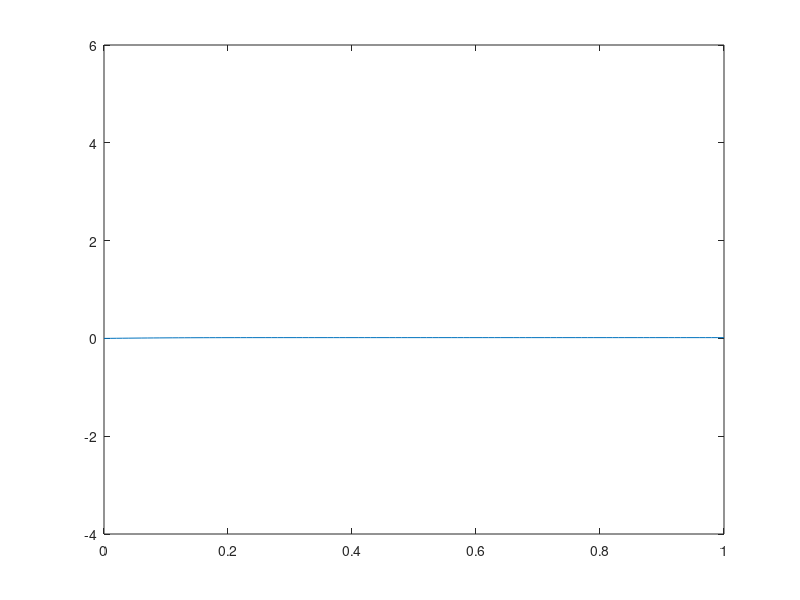

Here is the MATLAB script that generated this plot:
r = 0.01;
N = 100;
L = 1;
E = 1;
rho = 1;
w = 10;
I = (pi*r^4)/4;
beta = 0.1;
alpha = 0.7;
delta_x = L/N;
X = linspace(0,L,N+1);
T = input("Total time: ");
l = input("Lambda :");
delta_t =0.01;
U_not = 1;
t = 0;
U = zeros(N+1,(T/delta_t)+1);
U_dot = zeros(N+1,(T/delta_t)+1);
U_dotdot = zeros(N+1,(T/delta_t)+1);
for i = 1:N+1
U(i,1) = (l-1)*X(i);
end
U_dot(:,1) = 0;
A = zeros(N+1,N+1);
B = zeros(N+1,1);
for i = 2:N
   U_dotdot(i,1) = E*(U(i+1,1)+U(i-1,1)-2*U(i,1))/((delta_x^2)*rho);
end
for t = 1:T/delta_t
  B(1) = 0;
  B(N+1) = 0;
  A(N+1,N+1) = 3/(2*delta_x);
  A(N+1,N) = -4/(2*delta_x);
  A(N+1,N-1) = 1/(2*delta_x);
  A(1,1) = 1;
  for j = 2:N
    B(j) = (rho/(2*beta))*((2/delta_t^2)*(U(j,t)+U_dot(j,t)*delta_t)+(1-2*beta)*U_dotdot(j,t));
    A(j,[j-1:j+1]) = [E/delta_x^2 -((2*E/delta_x^2)+(rho/(beta*delta_t^2))) E/delta_x^2];
  endfor
  U(:,t+1) = -A\(B);
  for i = 2:N
    U_dotdot(i,t+1) = (1/(2*beta))*((2*(U(i,t+1)-U(i,t)-U_dot(i,t)*delta_t)/delta_t^2)-(1-2*beta)*U_dotdot(i,t));
    U_dot(i,t+1) = U_dot(i,t) + delta_t*((1-alpha)*U_dotdot(i,t)+alpha*U_dotdot(i,t+1));  
  endfor
endfor
for i = 1:(T/delta_t)+1
plot(X,U(:,i));
axis([0 L -(l-1) (l+1)]);
pause(0.001);
end